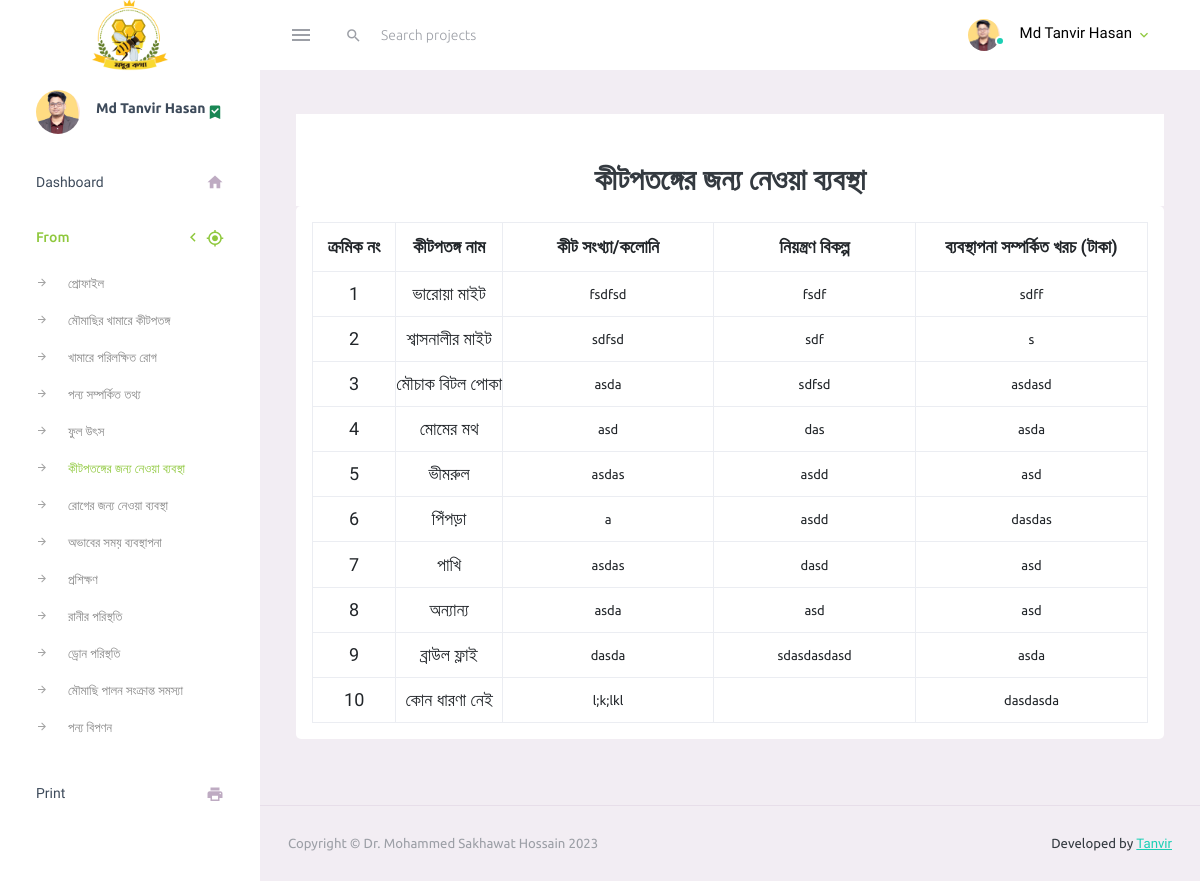
The page /bebostha_neya19.php (signed in) on the database its author committed.
### tables this page shows
CREATE TABLE `atem_to_kitpotog_19` (
  `id` int(10) NOT NULL,
  `user_id` int(10) NOT NULL,
  `kit_name` varchar(255) NOT NULL,
  `kit_sokkha` varchar(255) NOT NULL,
  `niyoton_bikolp` varchar(255) NOT NULL,
  `costforatem` varchar(255) NOT NULL
);

### config/function.php (called while the page is built, shortened)
<?php
function SelectData($TableName, $moresql){
    global $conn;
    $sql = "SELECT * FROM $TableName $moresql";
    $select = mysqli_query($conn, $sql);
    return $select;
}
?>

### bebostha_neya19.php (the view, shortened to what this page needs)
<?php
require_once "inc/header.php";
?>
<div class="row justify-content-md-center">
    <div class="col-12">
        <div class="text-center bg-white table-title">
            <h2 class="p-2 m-0 pt-5">কীটপতঙ্গের জন্য নেওয়া ব্যবস্থা</h2>
        </div>
        <div class="card p-3 form_tabkle">
            <form action="" method="post">
                <table class="table table-bordered">
                    <tr>
                        <th>ক্রমিক নং</th>
                        <th>কীটপতঙ্গ নাম</th>
                        <th>কীট সংখ্যা/কলোনি</th>
                        <th>নিয়ন্ত্রণ বিকল্প</th>
                        <th>ব্যবস্থাপনা সম্পর্কিত খরচ (টাকা)</th>
                    </tr>
                    <?php
                    $i = 1;
                    $data = SelectData('atem_to_kitpotog_19', "WHERE user_id='$id_user'");
                    while ($row = $data->fetch_object()) { ?>
                        <tr>
                            <td><?= $i++; ?></td>
                            <td><?= $row->kit_name; ?></td>
                            <td><input type="text" id="kit_sokkha<?php echo $row->id ?>" value="<?= $row->kit_sokkha ?>" class="form-control"></td>
                            <td><input type="text" id="niyoton_bikolp<?php echo $row->id ?>" value="<?= $row->niyoton_bikolp ?>" class="form-control"></td>
                            <td><input type="text" id="costforatem<?php echo $row->id ?>" value="<?= $row->costforatem ?>" class="form-control"></td>
                        </tr>
                    <?php } ?>
                </table>
            </form>
        </div>
    </div>
</div>
<?php require_once "inc/footer.php" ?>

### rows shown on the page
atem_to_kitpotog_19: kit_name "ভারোয়া মাইট", kit_sokkha "fsdfsd", niyoton_bikolp "fsdf", costforatem "sdff"
atem_to_kitpotog_19: kit_name "শ্বাসনালীর মাইট", kit_sokkha "sdfsd", niyoton_bikolp "sdf", costforatem "s"
atem_to_kitpotog_19: kit_name "মৌচাক বিটল পোকা", kit_sokkha "asda", niyoton_bikolp "sdfsd", costforatem "asdasd"
atem_to_kitpotog_19: kit_name "মোমের মথ", kit_sokkha "asd", niyoton_bikolp "das", costforatem "asda"
atem_to_kitpotog_19: kit_name "ভীমরুল", kit_sokkha "asdas", niyoton_bikolp "asdd", costforatem "asd"
atem_to_kitpotog_19: kit_name "পিঁপড়া", kit_sokkha "a", niyoton_bikolp "asdd", costforatem "dasdas"
atem_to_kitpotog_19: kit_name "পাখি", kit_sokkha "asdas", niyoton_bikolp "dasd", costforatem "asd"
atem_to_kitpotog_19: kit_name "অন্যান্য", kit_sokkha "asda", niyoton_bikolp "asd", costforatem "asd"
atem_to_kitpotog_19: kit_name "ব্রাউল ফ্লাই", kit_sokkha "dasda", niyoton_bikolp "sdasdasdasd", costforatem "asda"
atem_to_kitpotog_19: kit_name "কোন ধারণা নেই", kit_sokkha "l;k;lkl", costforatem "dasdasda"

### other values the page prints
UserData($userid, 'name') "Md Tanvir Hasan"
